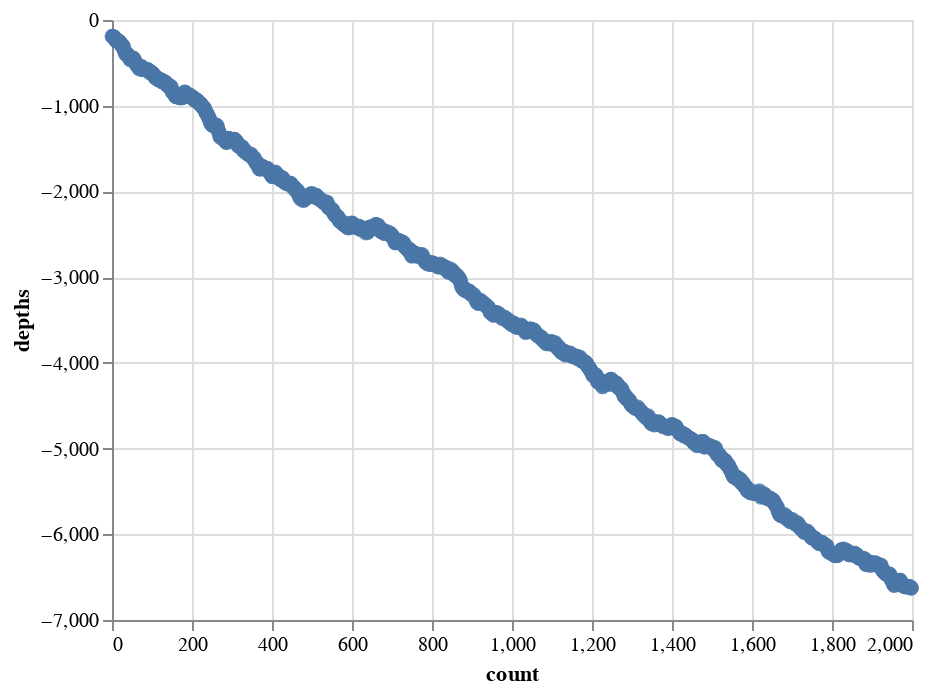

The notebook cell saved with this chart:
### Markdown cell above
Lets see this as a descending graph

### Code cell
import pandas as pd
depths = sol._get_lines(day=1, parser=int)
neg_d = [-x for x in depths]
df2 = pd.DataFrame(dict(depths=neg_d, count=[x for x in range(len(depths))]))

import altair as alt
chart = alt.Chart(df2)
chart.mark_point().encode(x='count', y='depths')

### Figure 1 — Vega-Lite specification as saved in the notebook (floating-point values rounded to 4 significant figures; data arrays with more than 128 entries replaced by an {"elided": "..."} marker saying what was removed)
{"config": {"view": {"continuousWidth": 400, "continuousHeight": 300}}, "data": {"name": "data-72b344b01f7b2cb8abe02509aff5cc9e"}, "mark": "point", "encoding": {"x": {"field": "count", "type": "quantitative"}, "y": {"field": "depths", "type": "quantitative"}}, "$schema": "https://vega.github.io/schema/vega-lite/v4.17.0.json", "datasets": {"data-72b344b01f7b2cb8abe02509aff5cc9e": {"elided": "2000 records"}}}
